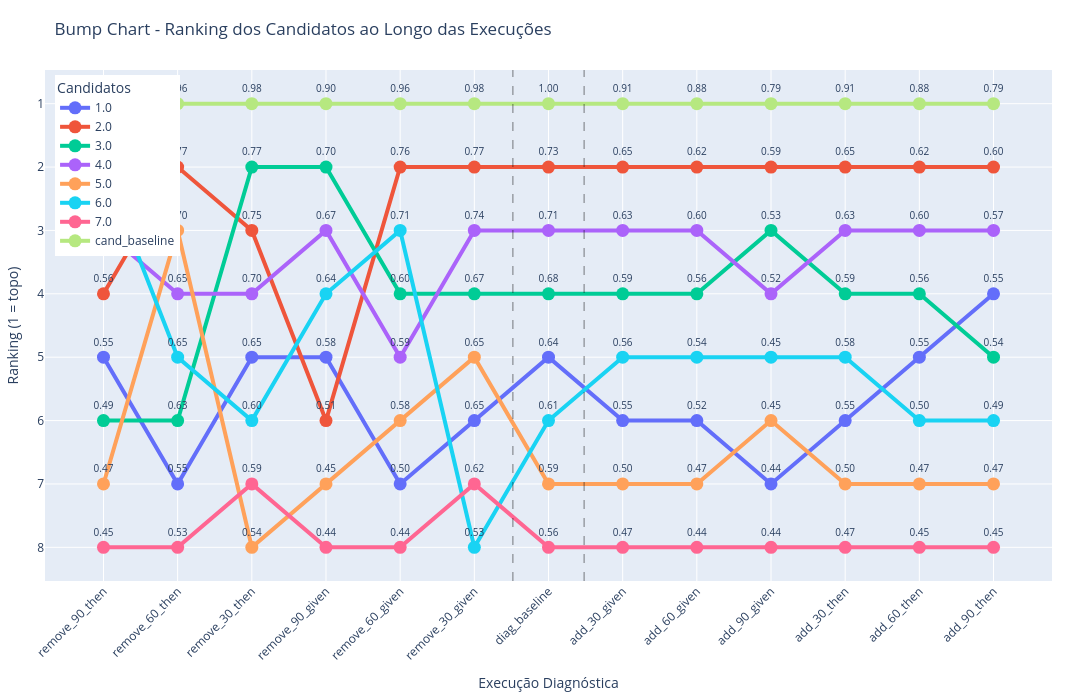

The code cell stored with this chart in its notebook:
### Code cell
import pandas as pd
import plotly.graph_objects as go

diagnosis_order = [
    "remove_90_then", "remove_60_then", "remove_30_then", 
    "remove_90_given", "remove_60_given", "remove_30_given", 
    "diag_baseline", 
    "add_30_given", "add_60_given", "add_90_given", 
    "add_30_then", "add_60_then", "add_90_then"
]

df_pivot = df.pivot(index="candidate_name", columns="diagnosed_name", values="similarity_result")
df_pivot = df_pivot[[col for col in diagnosis_order if col in df_pivot.columns]]
df_rank = df_pivot.rank(ascending=False, axis=0, method='min')

fig = go.Figure()
for cand in df_rank.index:
    similarity_texts = [f"{df_pivot.loc[cand, col]:.2f}" for col in df_pivot.columns]
    fig.add_trace(go.Scatter(
        x=df_rank.columns,
        y=df_rank.loc[cand],
        mode='lines+markers+text',
        name=str(cand),
        line=dict(width=4),
        marker=dict(size=13),
        text=similarity_texts,
        textposition="top center",
        textfont=dict(size=10)
    ))

# Indica a posição central do diagnosed_baseline
baseline_idx = diagnosis_order.index("diag_baseline")

# Adiciona duas linhas tracejadas finas (antes e depois do baseline)
fig.add_vline(
    x=baseline_idx - 0.48,  # um pouco antes
    line_width=1,
    line_dash="dash",
    line_color="black",
    opacity=0.5,
    layer='above'
)
fig.add_vline(
    x=baseline_idx + 0.48,  # um pouco depois
    line_width=1,
    line_dash="dash",
    line_color="black",
    opacity=0.5,
    layer='above'
)

fig.update_layout(
    title='Bump Chart - Ranking dos Candidatos ao Longo das Execuções',
    xaxis_title='Execução Diagnóstica',
    yaxis_title='Ranking (1 = topo)',
    yaxis=dict(autorange='reversed', dtick=1),
    xaxis=dict(
        tickangle=-45,
        categoryorder='array',
        categoryarray=diagnosis_order,
        tickvals=diagnosis_order,
        ticktext=diagnosis_order
    ),
    width=1500,
    height=700,
    legend=dict(title="Candidatos", yanchor="top", y=0.99, xanchor="left", x=0.01),
    margin=dict(l=40, r=40, t=70, b=90)
)
fig.show()

### Figure 1 — Plotly figure (JSON) as saved in the notebook; plotly's stock layout.template omitted (floating-point values rounded to 4 significant figures)
{"data": [{"line": {"width": 4}, "marker": {"size": 13}, "mode": "lines+markers+text", "name": "1.0", "text": ["0.55", "0.55", "0.65", "0.58", "0.50", "0.65", "0.64", "0.55", "0.52", "0.44", "0.55", "0.55", "0.55"], "textfont": {"size": 10}, "textposition": "top center", "type": "scatter", "x": ["remove_90_then", "remove_60_then", "remove_30_then", "remove_90_given", "remove_60_given", "remove_30_given", "diag_baseline", "add_30_given", "add_60_given", "add_90_given", "add_30_then", "add_60_then", "add_90_then"], "y": [5.0, 7.0, 5.0, 5.0, 7.0, 6.0, 5.0, 6.0, 6.0, 7.0, 6.0, 5.0, 4.0]}, {"line": {"width": 4}, "marker": {"size": 13}, "mode": "lines+markers+text", "name": "2.0", "text": ["0.56", "0.77", "0.75", "0.51", "0.76", "0.77", "0.73", "0.65", "0.62", "0.59", "0.65", "0.62", "0.60"], "textfont": {"size": 10}, "textposition": "top center", "type": "scatter", "x": ["remove_90_then", "remove_60_then", "remove_30_then", "remove_90_given", "remove_60_given", "remove_30_given", "diag_baseline", "add_30_given", "add_60_given", "add_90_given", "add_30_then", "add_60_then", "add_90_then"], "y": [4.0, 2.0, 3.0, 6.0, 2.0, 2.0, 2.0, 2.0, 2.0, 2.0, 2.0, 2.0, 2.0]}, {"line": {"width": 4}, "marker": {"size": 13}, "mode": "lines+markers+text", "name": "3.0", "text": ["0.49", "0.63", "0.77", "0.70", "0.60", "0.67", "0.68", "0.59", "0.56", "0.53", "0.59", "0.56", "0.54"], "textfont": {"size": 10}, "textposition": "top center", "type": "scatter", "x": ["remove_90_then", "remove_60_then", "remove_30_then", "remove_90_given", "remove_60_given", "remove_30_given", "diag_baseline", "add_30_given", "add_60_given", "add_90_given", "add_30_then", "add_60_then", "add_90_then"], "y": [6.0, 6.0, 2.0, 2.0, 4.0, 4.0, 4.0, 4.0, 4.0, 3.0, 4.0, 4.0, 5.0]}, {"line": {"width": 4}, "marker": {"size": 13}, "mode": "lines+markers+text", "name": "4.0", "text": ["0.56", "0.65", "0.70", "0.67", "0.59", "0.74", "0.71", "0.63", "0.60", "0.52", "0.63", "0.60", "0.57"], "textfont": {"size": 10}, "textposition": "top center", "type": "scatter", "x": ["remove_90_then", "remove_60_then", "remove_30_then", "remove_90_given", "remove_60_given", "remove_30_given", "diag_baseline", "add_30_given", "add_60_given", "add_90_given", "add_30_then", "add_60_then", "add_90_then"], "y": [3.0, 4.0, 4.0, 3.0, 5.0, 3.0, 3.0, 3.0, 3.0, 4.0, 3.0, 3.0, 3.0]}, {"line": {"width": 4}, "marker": {"size": 13}, "mode": "lines+markers+text", "name": "5.0", "text": ["0.47", "0.70", "0.54", "0.45", "0.58", "0.65", "0.59", "0.50", "0.47", "0.45", "0.50", "0.47", "0.47"], "textfont": {"size": 10}, "textposition": "top center", "type": "scatter", "x": ["remove_90_then", "remove_60_then", "remove_30_then", "remove_90_given", "remove_60_given", "remove_30_given", "diag_baseline", "add_30_given", "add_60_given", "add_90_given", "add_30_then", "add_60_then", "add_90_then"], "y": [7.0, 3.0, 8.0, 7.0, 6.0, 5.0, 7.0, 7.0, 7.0, 6.0, 7.0, 7.0, 7.0]}, {"line": {"width": 4}, "marker": {"size": 13}, "mode": "lines+markers+text", "name": "6.0", "text": ["0.72", "0.65", "0.60", "0.64", "0.71", "0.53", "0.61", "0.56", "0.54", "0.45", "0.58", "0.50", "0.49"], "textfont": {"size": 10}, "textposition": "top center", "type": "scatter", "x": ["remove_90_then", "remove_60_then", "remove_30_then", "remove_90_given", "remove_60_given", "remove_30_given", "diag_baseline", "add_30_given", "add_60_given", "add_90_given", "add_30_then", "add_60_then", "add_90_then"], "y": [2.0, 5.0, 6.0, 4.0, 3.0, 8.0, 6.0, 5.0, 5.0, 5.0, 5.0, 6.0, 6.0]}, {"line": {"width": 4}, "marker": {"size": 13}, "mode": "lines+markers+text", "name": "7.0", "text": ["0.45", "0.53", "0.59", "0.44", "0.44", "0.62", "0.56", "0.47", "0.44", "0.44", "0.47", "0.45", "0.45"], "textfont": {"size": 10}, "textposition": "top center", "type": "scatter", "x": ["remove_90_then", "remove_60_then", "remove_30_then", "remove_90_given", "remove_60_given", "remove_30_given", "diag_baseline", "add_30_given", "add_60_given", "add_90_given", "add_30_then", "add_60_then", "add_90_then"], "y": [8.0, 8.0, 7.0, 8.0, 8.0, 7.0, 8.0, 8.0, 8.0, 8.0, 8.0, 8.0, 8.0]}, {"line": {"width": 4}, "marker": {"size": 13}, "mode": "lines+markers+text", "name": "cand_baseline", "text": ["0.90", "0.96", "0.98", "0.90", "0.96", "0.98", "1.00", "0.91", "0.88", "0.79", "0.91", "0.88", "0.79"], "textfont": {"size": 10}, "textposition": "top center", "type": "scatter", "x": ["remove_90_then", "remove_60_then", "remove_30_then", "remove_90_given", "remove_60_given", "remove_30_given", "diag_baseline", "add_30_given", "add_60_given", "add_90_given", "add_30_then", "add_60_then", "add_90_then"], "y": [1.0, 1.0, 1.0, 1.0, 1.0, 1.0, 1.0, 1.0, 1.0, 1.0, 1.0, 1.0, 1.0]}], "layout": {"height": 700, "legend": {"title": {"text": "Candidatos"}, "x": 0.01, "xanchor": "left", "y": 0.99, "yanchor": "top"}, "margin": {"b": 90, "l": 40, "r": 40, "t": 70}, "shapes": [{"layer": "above", "line": {"color": "black", "dash": "dash", "width": 1}, "opacity": 0.5, "type": "line", "x0": 5.52, "x1": 5.52, "xref": "x", "y0": 0, "y1": 1, "yref": "y domain"}, {"layer": "above", "line": {"color": "black", "dash": "dash", "width": 1}, "opacity": 0.5, "type": "line", "x0": 6.48, "x1": 6.48, "xref": "x", "y0": 0, "y1": 1, "yref": "y domain"}], "title": {"text": "Bump Chart - Ranking dos Candidatos ao Longo das Execuções"}, "width": 1500, "xaxis": {"categoryarray": ["remove_90_then", "remove_60_then", "remove_30_then", "remove_90_given", "remove_60_given", "remove_30_given", "diag_baseline", "add_30_given", "add_60_given", "add_90_given", "add_30_then", "add_60_then", "add_90_then"], "categoryorder": "array", "tickangle": -45, "ticktext": ["remove_90_then", "remove_60_then", "remove_30_then", "remove_90_given", "remove_60_given", "remove_30_given", "diag_baseline", "add_30_given", "add_60_given", "add_90_given", "add_30_then", "add_60_then", "add_90_then"], "tickvals": ["remove_90_then", "remove_60_then", "remove_30_then", "remove_90_given", "remove_60_given", "remove_30_given", "diag_baseline", "add_30_given", "add_60_given", "add_90_given", "add_30_then", "add_60_then", "add_90_then"], "title": {"text": "Execução Diagnóstica"}}, "yaxis": {"autorange": "reversed", "dtick": 1, "title": {"text": "Ranking (1 = topo)"}}}}
